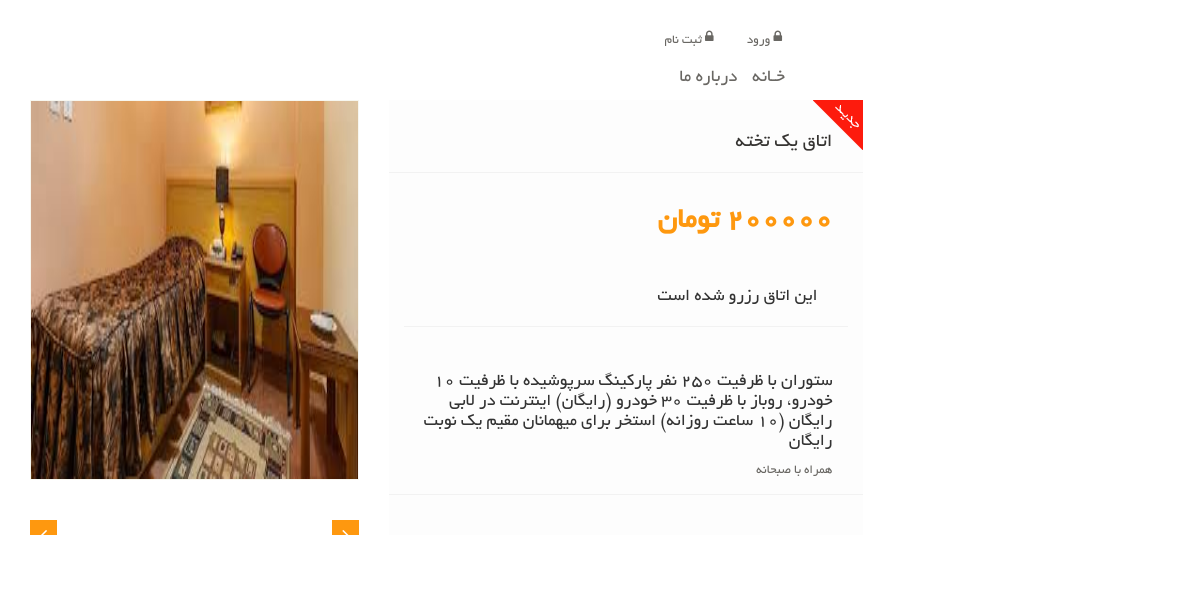
Before: /1 with the older database file.
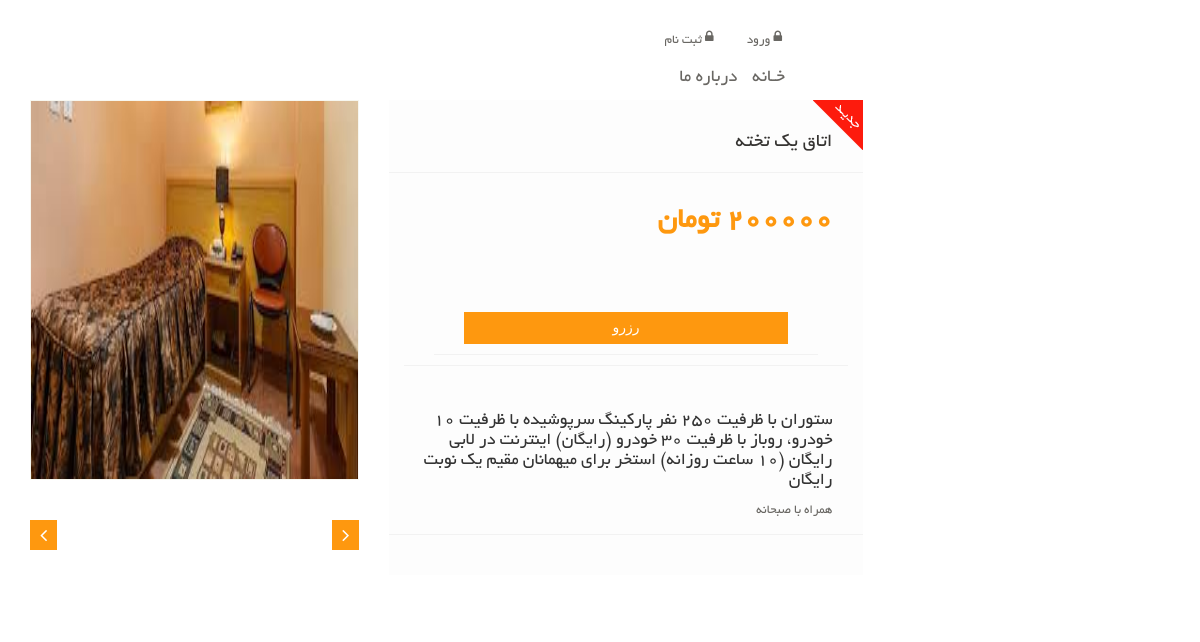
After: the same page with the newer database file.
### home_module/models.py (models this page shows, shortened)
class DetailRoom(models.Model):
    title = models.ForeignKey(HotelRoom, on_delete=models.CASCADE, verbose_name='عنوان')
    description = models.TextField(verbose_name='توضیحات')
    image = models.ImageField(verbose_name='عکس', upload_to='room/', null=True, blank=True)
    Reservation = models.BooleanField(verbose_name='رزرو شده/ نشده', null=True)
    class Meta:
        verbose_name = ' جزییات اتاق'
        verbose_name_plural = 'جزییات اتاق ها'

class HotelRoom(models.Model):
    title = models.CharField(max_length=200, verbose_name='عنوان')
    bed_room = models.SmallIntegerField(verbose_name='تعداد تخت')
    is_bb = models.BooleanField(default=False, verbose_name='همراه با صبحانه؟')
    price = models.IntegerField(verbose_name='قیمت')
    def __str__(self):
        return str(self.title)
    class Meta:
        verbose_name = 'اتاق'
        verbose_name_plural = 'اتاق ها'

### home_module/views.py (the view)
# urls.py: path('<int:pk>', views.DetailRoomView.as_view(), name='detail_room'),
class DetailRoomView(DetailView):
    template_name = 'home_module/detail_room.html'
    model = DetailRoom

### home_module/templates/home_module/detail_room.html (shortened to what this page needs)
{% extends 'base.html' %}
{% block body %}
<section>
    <div class="container">
        <div class="row">
            <div class="col-sm-9 padding-right">
                <div class="product-details">
                    <div class="col-sm-5">
                        <div class="view-product">
                            <img src="{{ object.image.url }}" alt="" width="330" height="300">
                        </div>
                        <div id="similar-product" class="carousel slide" data-ride="carousel">
                            <a class="right item-control" href="#similar-product" data-slide="next">
                                <i class="fa fa-angle-right"></i>
                            </a>
                            <a class="left item-control" href="#similar-product" data-slide="prev">
                                <i class="fa fa-angle-left"></i>
                            </a>
                        </div>
                    </div>
                    <div class="col-sm-7">
                        <div class="product-information">
                            <img src="/static/images/product-details/new.png" class="newarrival" alt="">
                            <div>
                                <h2>{{ object.title }}</h2>
                            </div>
                            <div>
									<span>
										<span>{{ object.title.price }} تومان </span>
									</span>
                                    <div class="row form-group">
                                        <form action="{% url 'home:reserved' object.id %}" method="post">
                                            {% if object.Reservation is False %}
                                                <div class="col-md-12">
                                                    <input type="submit" class="btn btn-primary btn-block" value="رزرو">
                                                </div>
                                            {% else %}
                                                <h4>این اتاق رزرو شده است</h4>
                                            {% endif %}
                                        </form>
                                    </div>
                                <br>
                                <h4>{{ object.description }}</h4>
                                {% if object.title.is_bb %}
                                    <p>همراه با صبحانه</p>
                                {% endif %}
                            </div>
                        </div>
                    </div>
                </div>
            </div>
        </div>
    </div>
</section>
{% endblock %}

### tamplates/base.html (shortened to what this page needs)
<!doctype html>
<html lang="en">
<head>
    <link href="/static/css/bootstrap.min.css" rel="stylesheet">
    <link href="/static/css/font-awesome.min.css" rel="stylesheet">
    <link href="/static/css/prettyPhoto.css" rel="stylesheet">
    <link href="/static/css/price-range.css" rel="stylesheet">
    <link href="/static/css/animate.css" rel="stylesheet">
    <link href="/static/css/main.css" rel="stylesheet">
    <link href="/static/css/responsive.css" rel="stylesheet">
</head>
<body>
{% include 'inc/nav.html' %}
{% block body %}
{% endblock %}
    </body>
</html>

### tamplates/inc/nav.html
<header>
    <div class="col-sm-8 header-middle-menu">
        <div class="shop-menu pull-right">
            <ul class="nav navbar-nav">
                {% if request.user.is_authenticated %}
                    {% if request.user.is_superuser %}
                        <li><a href="/admin"><i class="fa fa-lock"></i> پنل ادمین</a></li>
                    {% endif %}
                    <li><a href="{% url 'panel:user_panel_dashboard' %}"><i class="fa fa-lock"></i> پنل کاربری</a></li>
                    <li><a href="{% url 'register:logout_page' %}"><i class="fa fa-lock"></i> خروج</a></li>
                {% else %}
                    <li><a href="{% url 'register:login_page' %}"><i class="fa fa-lock"></i> ورود</a></li>
                    <li><a href="{% url 'register:register_page' %}"><i class="fa fa-lock"></i> ثبت نام</a></li>
                {% endif %}
            </ul>
            <br>
            <div class="mainmenu pull-right">
                <ul class="nav navbar-nav collapse navbar-collapse">
                    <li><a href="{% url 'home:room' %}">خـانه</a></li>
                    <li><a href="{% url 'register:about' %}">درباره ما</a></li>
            </div>
        </div>
    </div>
</header>

### static/css/main.css (style rules this page uses)
body { font-family: 'B Badr'; font-size: 10pt; position: relative; font-weight: normal; direction: rtl; }
ul li { list-style: none; }
a { -webkit-transition: 300ms; -moz-transition: 300ms; -o-transition: 300ms; transition: 300ms; }
h1, h2, h3, h4, h5, h6 { font-family: 'BYekan', sans-serif; }
.header-middle-menu { vertical-align: bottom; padding-top: 20px; }
.shop-menu ul li { display:inline-block; padding-left: 15px; padding-right: 15px; }
.shop-menu ul li:first-child { padding-right: 0; }
.shop-menu ul li a { background: #FFFFFF; color: #696763; font-family: 'BYekan', sans-serif; font-size: 10pt; font-weight: normal; padding:0; padding-right: 0; margin-top: 10px; }
.shop-menu ul li a i { margin-right:3px; }
.navbar-collapse.collapse { padding-right: 0; }
.mainmenu ul li { padding-right: 15px; padding-left: 15px; }
.mainmenu ul li:first-child { padding-left: 0px; }
.mainmenu ul li a { color: #696763; font-family: 'BYekan', sans-serif; font-size: 14pt; font-weight: 300; padding: 0; padding-top: 7px; padding-bottom: 3px; }
.right { right: 0; }
.left { left: 0; }
.padding-right { padding-left: 0; }
.product-details { overflow:hidden; }
#similar-product { margin-top: 40px; }
.product-details { margin-bottom: 40px; overflow: hidden; margin-top: 10px; }
.view-product { position: relative; }
.view-product img { border: 1px solid #F7F7F0; height: 380px; width: 100%; }
.item-control { position: absolute; top: 35%; }
.item-control i { background: #FE980F; color: #FFFFFF; font-size: 20px; padding: 5px 10px; }
.product-information { background: #fdfdfd; overflow: hidden; padding-bottom: 40px; padding-top: 10px; position: relative; }
.product-information div { border-bottom: solid 1px #f2f2f2; padding: 20px 30px 10px; }
.newarrival { position:absolute; top:0; right:0 }
.product-information h2 { color: #363432; font-family: 'BYekan', sans-serif; font-size: 20px; margin-top: 0; }
.product-information p { color: #696763; font-family: 'BYekan', sans-serif; margin-bottom: 5px; }
.product-information span { display: inline-block; margin-bottom: 5px; margin-top: 5px; }
.product-information span span { color: #FE980F; float: right; font-family: 'BYekan', sans-serif; font-size: 30px; font-weight: 700; margin-left: 20px; margin-top: 0px; }
.btn.btn-primary { background:#FE980F; border: 0 none; border-radius: 0; margin-top: 16px; }

Changed rows visible on the page:
changed DetailRoom "اتاق یک تخته": Reservation True → False (drawn)
Other visible differences:
form field value: (not shown) → "رزرو"
text no longer shown: "این اتاق رزرو شده است"
